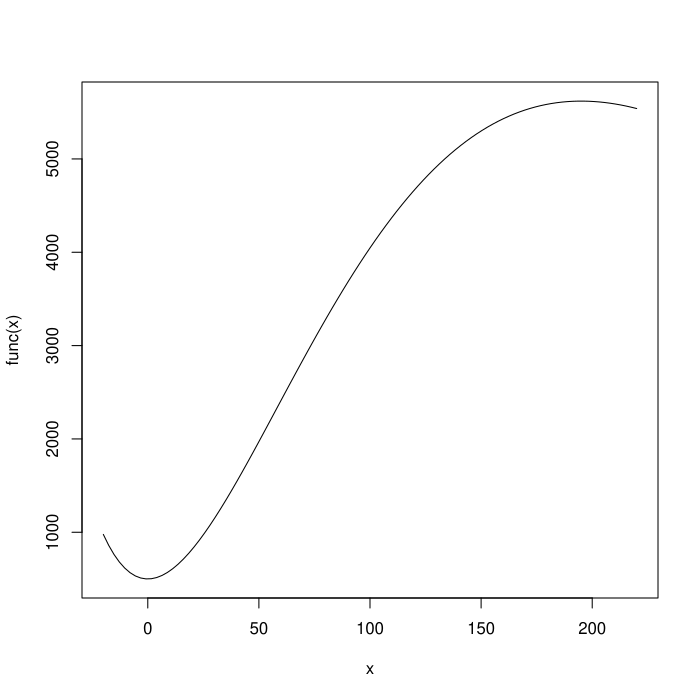

This figure's R source:
func = function(x){(x^2+5*x+500)*exp(-(x/100))}

curve(func, from=-20, to=220)
